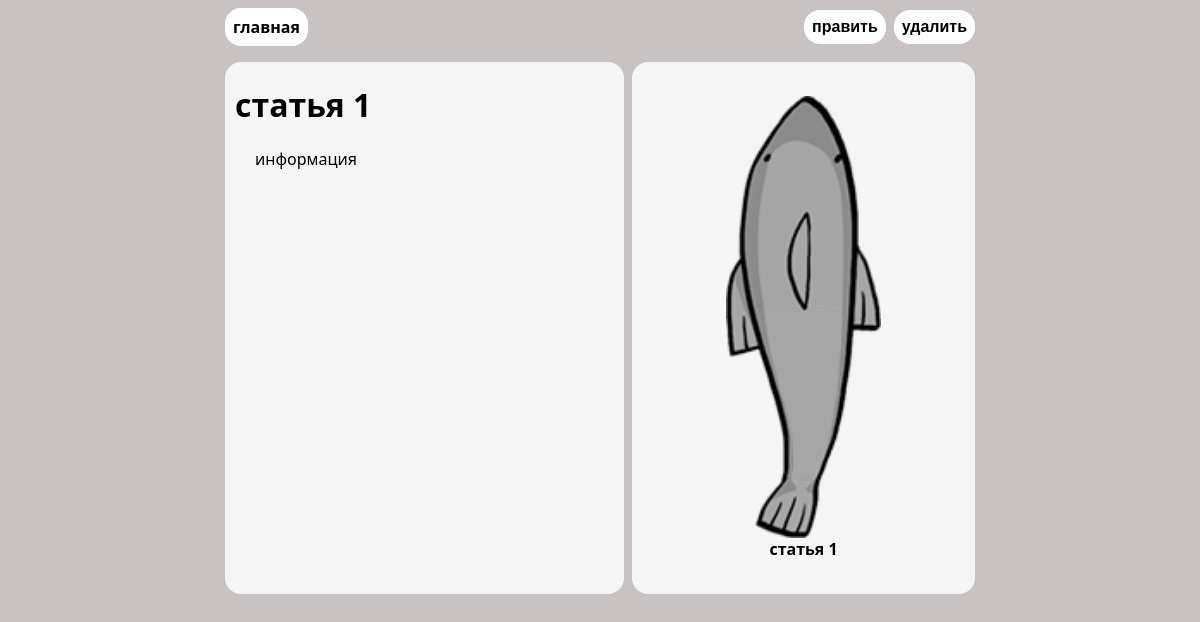
The page /article/статья 1 on the database its author committed.
### tables this page shows
CREATE TABLE articles (
             id INTEGER PRIMARY KEY AUTOINCREMENT,
             title TEXT NOT NULL,
             content TEXT NOT NULL,
             filename TEXT,
             anotation TEXT NOT NULL,
             views INTEGER
);

### app.py (the view)
@app.route("/article/<title>")
def get_article(title):
    article = Database.find_article_by_title(title)
    Database.increase_views_count(title)
    print("GET", article)
    if article is None:
        return "<h1>Такой статьи не существует!</h1>"
    return render_template(
        "article.html",
        article=article
    )

### database.py (called while the page is built)
     @staticmethod
     def fetchall(sql_code: str,params: tuple =()):
         conn = sqlite3.connect(Database.db_path)
         cursor = conn.cursor()
         cursor.execute(sql_code,params)
         return cursor.fetchall()

     @staticmethod
     def find_article_by_title(title: str):
         articles = Database.fetchall(
        "SELECT * FROM articles WHERE title = ?", [title]
        )
         if not articles:
          return None
         id,title,content,image,anotation,views = articles[0]
         return Article(title,content,image,anotation,views,id)

     @staticmethod
     def increase_views_count(title: str):
        if Database.find_article_by_title(title) is not None:
             return False
        Database.execute(f""" UPDATE `article` SET `views` = `views` + 1;""")

### templates/article.html (shortened to what this page needs)
<!DOCTYPE html>
<html lang="en">
<head>
    <link rel="stylesheet" href="{{ url_for('static',filename='css/style.css') }}">
    <link rel="stylesheet" href="{{ url_for('static',filename='css/article.css') }}">
</head>
<body>
    <div class="article">
        <div class="article_header">
            <div class="controls">
                <div class="left_controls">
                    <a class="btn controls_home_btn"href="{{ url_for('index') }}">
                        главная
                    </a>
               </div>
               <div class="right_controls">
                <form action="{{ url_for('update_article', id=article.id) }}" method="get">
                    <button class="btn controls_edit_btn">править</button>
                </form>
                <form action="{{url_for('delete_article',id=article.id) }}" method="post">
                <button type="submit" class="btn controls_delete_btn" onclick="return confirm('вы уверены что хотите удалить эту статью?')">
                    удалить
                </button>
            </form>
               </div>
            </div>
        </div>
        <div class="article_body">
            <div class="text_information">
                <div class="article_title">
                    <h1>{{ article.title }}</h1>
                </div>
                <div class="article_text">
                    {{ article.content }}
                </div>
            </div>
            <div class="article_image">
                <div class="article_image">
                    {% if article.image %}
                    <img
                        src="{{ url_for('uploaded_photo', filename=article.image) }}"
                        alt="{{ article.title }}">
                    <div><b>{{ article.title }}</b></div>
                {% else %}
                    <div><b> изображение отсутсвует </b></div>
                {% endif %}
                </div>
            </div>
        </div>
    </div>
</body>
</html>

### static/css/style.css (style rules this page uses)
body { display: flex; justify-content: center; background-color: rgb(200, 194, 194); padding-left: 0; margin: 0; font-family: system-ui, -apple-system, BlinkMacSystemFont, 'Segoe UI', Roboto, Oxygen, Ubuntu, Cantarell, 'Open Sans', 'Helvetica Neue', sans-serif; }
.left_controls { width: 50%; display: flex; justify-content: start; align-items: center; }
.right_controls { width: 50%; display: flex; justify-self: end; align-items: center; }
.article { width: 1000px; border-radius: 10px; display: flex; }
.article_text { width: 65%; background-color: whitesmoke; margin-right: 10px; padding-left: 20px; border-radius: 10px; }
.article_image { width: 35%; display: flex; justify-content: center; align-items: center; flex-direction: column; background-color: whitesmoke; border-radius: 10px; }

### static/css/article.css (style rules this page uses)
body { display: flex; justify-content: center; background-color: rgb(200, 194, 194); padding-left: 0; margin: 0; font-family: system-ui, -apple-system, BlinkMacSystemFont, 'Segoe UI', Roboto, Oxygen, Ubuntu, Cantarell, 'Open Sans', 'Helvetica Neue', sans-serif; }
.article { flex-direction: column; display: flex; justify-content: center; align-items: center; }
.article_header { width: 75%; display: flex; justify-content: center; background-color: rgb(200, 194, 194); border-radius: 16px; margin-bottom: 8px; padding: 8px 16px; }
.controls { display: flex; width: 100%; }
.left_controls { display: flex; justify-content: start; width: 50%; }
.right_controls { display: flex; justify-content: end; width: 50%; }
.btn { background-color: white; color: black; font-weight: bold; text-decoration: none; padding: 8px; border: none; border-radius: 16px; cursor: pointer; font-size: 16px; }
.controls_edit_btn { margin-right: 8px; }
.article_body { width: 75%; min-width: 300px; min-height: 500px; display: flex; justify-content: center; }
.text_information { padding-left: 10px; padding-right: 16px; border-radius: 16px; height: 100%; width: 60%; margin-right: 8px; background-color: whitesmoke; }
.article_image { background-color: whitesmoke; padding: 16px; border-radius: 16px; height: 500px; width: 50%; }
.article_image img { width: 100%; height: auto; max-height: 100%; object-fit: contain; }

### rows shown on the page
articles: title "статья 1", content "информация", anotation (picture)
